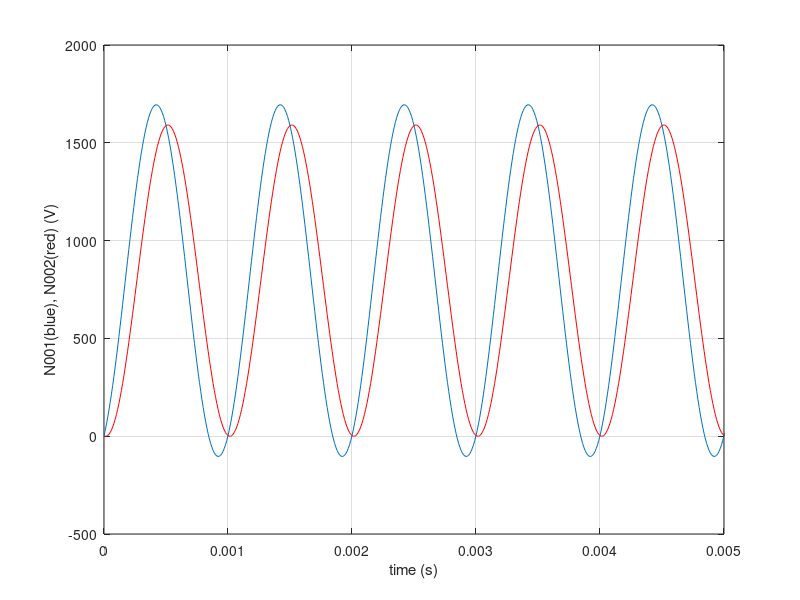

MATLAB code to generate this figure:
clear all;
close all;
clc;

data=load('sim2out_dr.txt');
time = data(:,1);
n001 = data(:,2);
n002 = data(:,3);

figure(1);clf;
plot(time, n001);
hold on;
plot(time, n002,'r');
grid on;
xlabel('time (s)');
ylabel('N001(blue), N002(red) (V)');
xlim([0 0.5*10^-2]);

